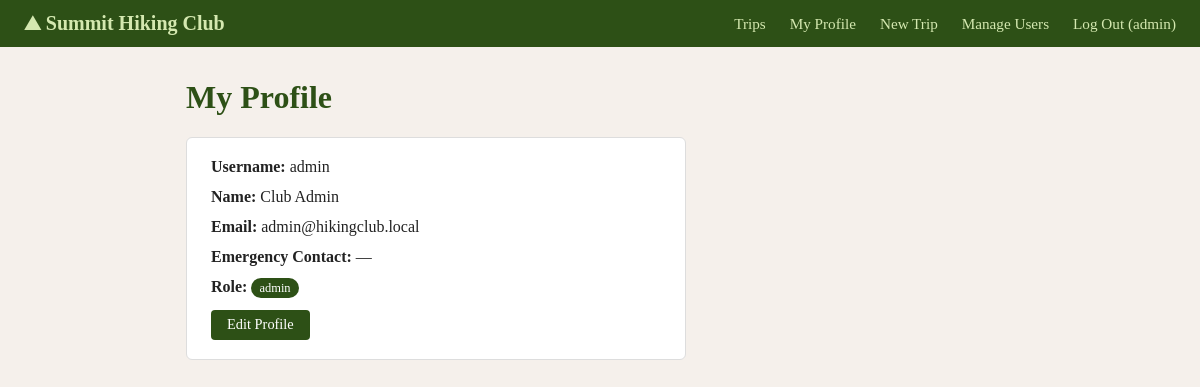
Screenshot of /profile (signed in) with the database file from the repository.
### tables this page shows
CREATE TABLE users (
                id INTEGER PRIMARY KEY AUTOINCREMENT,
                username TEXT NOT NULL UNIQUE,
                email TEXT NOT NULL UNIQUE,
                password_hash TEXT NOT NULL,
                -- role: "member" or "admin"
                -- real app would split admin into "trip_leader" and "system_admin"
                role TEXT NOT NULL DEFAULT 'member',
                name TEXT,
                emergency_contact TEXT,
                is_active INTEGER NOT NULL DEFAULT 1
            );

### app.py (the view)
@app.route('/profile')
@login_required
def profile():
    user = current_user()
    return render_template('profile.html', user=user)

### app.py (called while the page is built)
@app.context_processor
def inject_user():
    return {'user': current_user()}

def current_user():
    uid = session.get('user_id')
    if not uid:
        return None
    return get_db().execute('SELECT * FROM users WHERE id = ?', (uid,)).fetchone()

def login_required(f):
    from functools import wraps
    @wraps(f)
    def decorated(*args, **kwargs):
        if not session.get('user_id'):
            flash('Please log in to access that page.', 'warning')
            return redirect(url_for('login'))
        return f(*args, **kwargs)
    return decorated

### models.py (called while the page is built)
def get_db():
    if 'db' not in g:
        g.db = sqlite3.connect(DATABASE)
        g.db.row_factory = sqlite3.Row
    return g.db

### templates/profile.html (shortened to what this page needs)
{% extends 'base.html' %}
{% block content %}
<h1>My Profile</h1>
<div class="card" style="max-width:500px">
    <p><strong>Username:</strong> {{ user.username }}</p>
    <p><strong>Name:</strong> {{ user.name or '—' }}</p>
    <p><strong>Email:</strong> {{ user.email }}</p>
    <p><strong>Emergency Contact:</strong> {{ user.emergency_contact or '—' }}</p>
    <p><strong>Role:</strong>
        <span class="badge badge-{{ user.role }}">{{ user.role }}</span>
    </p>
    <div class="form-actions">
        <a class="btn btn-primary" href="{{ url_for('edit_profile') }}">Edit Profile</a>
    </div>
</div>
{% endblock %}

### templates/base.html (shortened to what this page needs)
<!DOCTYPE html>
<html lang="en">
<head>
    <link rel="stylesheet" href="{{ url_for('static', filename='style.css') }}">
</head>
<body>
<nav>
    <a class="brand" href="{{ url_for('trips') }}">&#9968; Summit Hiking Club</a>
    <a href="{{ url_for('trips') }}">Trips</a>
    {% if user %}
        <a href="{{ url_for('profile') }}">My Profile</a>
        {% if user.role == 'admin' %}
            <a href="{{ url_for('new_trip') }}">New Trip</a>
            <a href="{{ url_for('admin_users') }}">Manage Users</a>
        {% endif %}
        <a href="{{ url_for('logout') }}">Log Out ({{ user.username }})</a>
    {% else %}
        <a href="{{ url_for('login') }}">Log In</a>
        <a href="{{ url_for('register') }}">Register</a>
    {% endif %}
</nav>
<div class="container">
    {% block content %}{% endblock %}
</div>
</body>
</html>

### static/style.css (style rules this page uses)
*, *::before, *::after { box-sizing: border-box; }
body { font-family: Georgia, serif; margin: 0; background: #f5f0eb; color: #222; }
nav { background: #2d5016; color: #fff; padding: 0.75rem 1.5rem; display: flex; align-items: center; gap: 1.5rem; flex-wrap: wrap; }
nav .brand { font-size: 1.25rem; font-weight: bold; color: #d4e8b0; text-decoration: none; margin-right: auto; }
nav a { color: #d4e8b0; text-decoration: none; font-size: 0.95rem; }
.container { max-width: 860px; margin: 2rem auto; padding: 0 1rem; }
h1, h2 { color: #2d5016; }
.card { background: #fff; border: 1px solid #ddd; border-radius: 6px; padding: 1.2rem 1.5rem; margin-bottom: 1.2rem; }
.card p { margin: 0 0 0.75rem; }
.btn { display: inline-block; padding: 0.4rem 1rem; border: none; border-radius: 4px; cursor: pointer; font-size: 0.9rem; text-decoration: none; }
.btn-primary { background: #2d5016; color: #fff; }
.badge { display: inline-block; padding: 0.15rem 0.5rem; border-radius: 20px; font-size: 0.78rem; }
.badge-admin { background: #2d5016; color: #fff; }

### rows the page displays
users: username "admin", name "Club Admin", email "admin@hikingclub.local", role "admin"

### other values shown
{{ user.emergency_contact or '—' }} "—"
